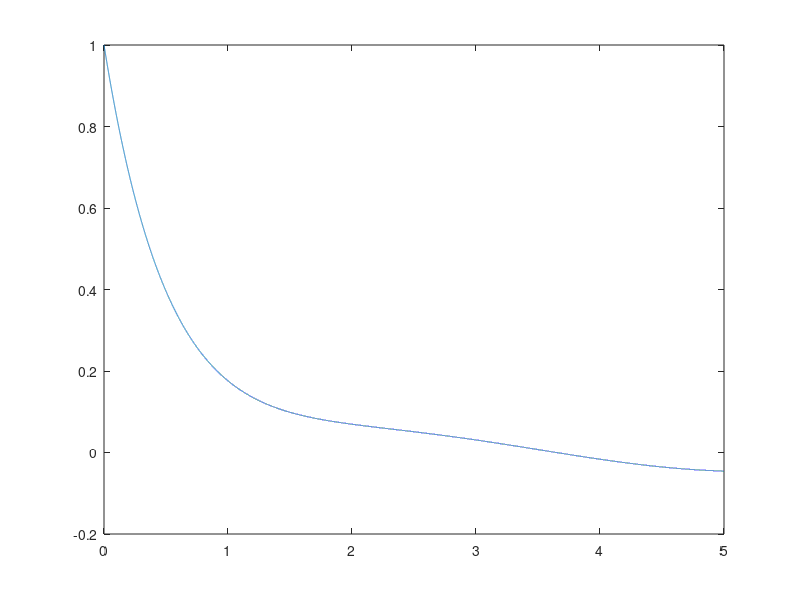
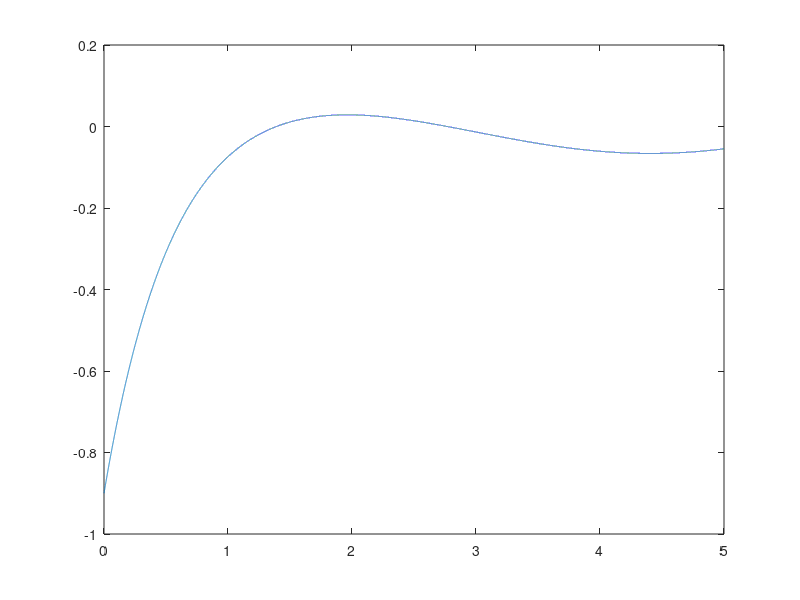
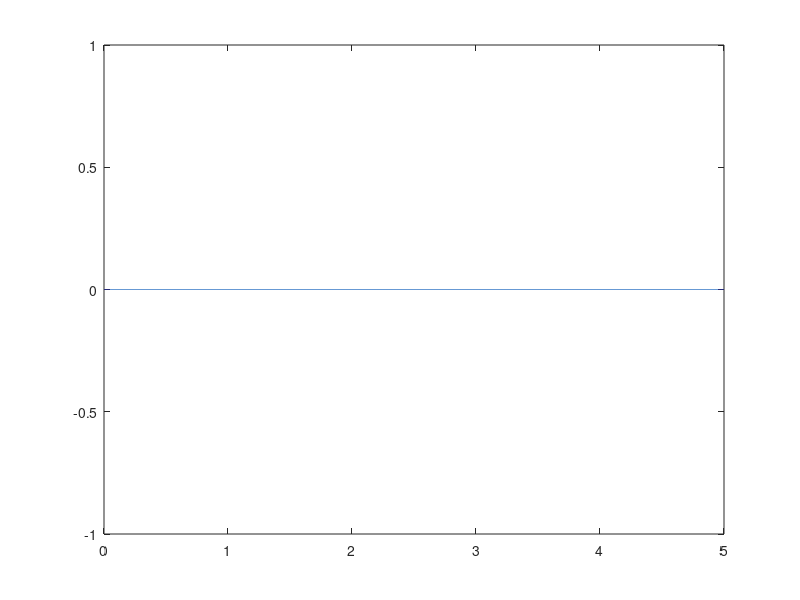

The MATLAB script that drew these images, in order:
%% Simulation of novel actor-critic-identifier - Bhashin 2013
clear; close all; clc;
%% Time interval and simulation time
Step = 0.0001;T_end = 5;
t = 0:Step:T_end;
%% Variable
x=cell(1,size(t,2));
u=cell(1,size(t,2));
d=cell(1,size(t,2));
W=cell(1,size(t,2));
%% Parameter
eta=50000;
%% Initial value
x{1}=1;
% W{1}=[0.6294    0.8116   -0.7460    0.8268    0.2647   -0.8049]';
W{1}=[0.5 0 0.7 0 -0.5 0]';
%% Simulation
for i=1:size(t,2)
    u{i}=-0.9*x{i}+0.1*sin(t(i));
    d{i}=0;
    Wa=W{1}(1:2);
    Wu=W{1}(3:4);
    Wd=W{1}(5:6);
    um=[x{i} x{i}^3]*Wu;
    dm=[x{i} x{i}^3]*Wd;
    if i==size(t,2)
        break
    end
    %% Update
    x{i+1}=x{i}+Step*(-x{i}+u{i}+d{i});
end

figure(1);
xm=cell2mat(x);
plot(t,xm);
figure(2);
uplot=cell2mat(u);
plot(t,uplot);
figure(3);
dplot=cell2mat(d);
plot(t,dplot);

for i=1:50001-25
    xdata=xm(i:i+25);
    udata=uplot(i:i+25);
    ddata=dplot(i:i+25);
    piV=[xdata(1)^2-xdata(end)^2 xdata(1)^4-xdata(end)^4];
    Wa=W{i}(1:2);
    Wu=W{i}(3:4);
    Wd=W{i}(5:6);
    um=Wu'*[xdata;xdata.^3];
    dm=Wd'*[xdata;xdata.^3];
    rmau=xdata.^2+um.^2-dm.^2;
    pi=Step*(sum(rmau)-rmau(1)/2-rmau(end)/2);
    piu1mau=-2.*(udata-um).*xdata;
    piu2mau=-2.*(udata-um).*xdata.^3;
    piU1=Step*(sum(piu1mau)-piu1mau(1)/2-piu1mau(end)/2);
    piU2=Step*(sum(piu2mau)-piu2mau(1)/2-piu2mau(end)/2);
    piU=[piU1 piU2];
    pid1mau=2.*(ddata-dm).*xdata;
    pid2mau=2.*(ddata-dm).*xdata.^3;
    piD1=Step*(sum(pid1mau)-pid1mau(1)/2-pid1mau(end)/2);
    piD2=Step*(sum(pid2mau)-pid2mau(1)/2-pid2mau(end)/2);
    piD=[piD1 piD2];
    pipi=[piV piU piD];
    dW=-eta*pipi'*(pipi*W{i}-pi);
    W{i+1}=W{i}+Step*dW;
end
% for i=0:1999
%     xdata=xm(25*i+1:25*i+26);
%     udata=uplot(25*i+1:25*i+26);
%     ddata=dplot(25*i+1:25*i+26);
%     piV=[xdata(1)^2-xdata(end)^2 xdata(1)^4-xdata(end)^4];
%     Wa=W{i+1}(1:2);
%     Wu=W{i+1}(3:4);
%     Wd=W{i+1}(5:6);
%     um=Wu'*[xdata;xdata.^3];
%     dm=Wd'*[xdata;xdata.^3];
%     rmau=xdata.^2+um.^2-dm.^2;
%     pi=Step*(sum(rmau)-rmau(1)/2-rmau(end)/2);
%     piu1mau=-2.*(udata-um).*xdata;
%     piu2mau=-2.*(udata-um).*xdata.^3;
%     piU1=Step*(sum(piu1mau)-piu1mau(1)/2-piu1mau(end)/2);
%     piU2=Step*(sum(piu2mau)-piu2mau(1)/2-piu2mau(end)/2);
%     piU=[piU1 piU2];
%     pid1mau=2.*(ddata-dm).*xdata;
%     pid2mau=2.*(ddata-dm).*xdata.^3;
%     piD1=Step*(sum(pid1mau)-pid1mau(1)/2-pid1mau(end)/2);
%     piD2=Step*(sum(pid2mau)-pid2mau(1)/2-pid2mau(end)/2);
%     piD=[piD1 piD2];
%     pipi=[piV piU piD];
%     dW=-eta*pipi'*(pipi*W{i+1}-pi);
%     W{i+2}=W{i+1}+Step*dW;
% end